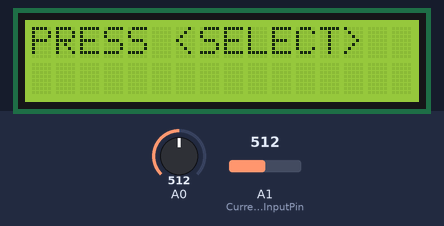
The sketch below on a simulated Arduino Uno, built with avr-gcc and run on an emulated ATmega328P. Shown: 16×2 character LCD. Inputs (shaded band) come from the test bench; at power-on: A0 = 512, A1 (CurrentAnalogInputPin) = 512. What the sketch prints to the serial monitor is not drawn.

Above: at 1.2 s.
1.3 s: A0 set to 581
4.3 s: A0 set to 607
At 5.8 s:
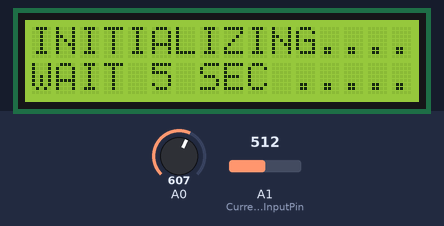
7.3 s: A0 set to 590
At 7.7 s:
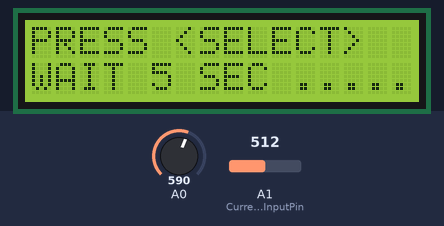
9.5 s: A1 (CurrentAnalogInputPin) set to 610
11.5 s: A1 (CurrentAnalogInputPin) set to 590
14.5 s: A1 (CurrentAnalogInputPin) set to 511
Timing chart, 0 to 17.5 s (numbered marks = the images above; inputs shaded):
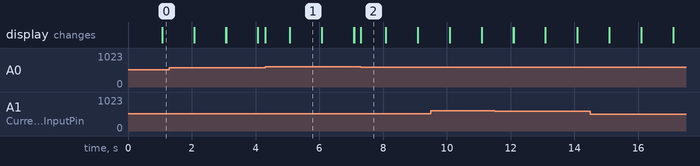

Measured:
- the behaviour switches between 599 and 600 on A0 (found by bisection; images 0 and 1)
- after the input at 4.3 s, the display: changes at once (image 1)
- after the input at 7.3 s, the display: changes at once (image 2)
- what the display in image 1 shows lasts 1.0 s, from 5.1 s to 6.1 s
- what the display in image 2 shows lasts 0.8 s, from 7.3 s to 8.1 s

The sketch:

solarDuino_DcMeasure-DC_Current_Module_with_LCD_Display.ino
```cpp
// DC Current Sensor with LCD Display By Solarduino

// Note Summary
// Note :  Safety is very important when dealing with electricity. We take no responsibilities while you do it at your own risk.
// Note :  This DC Current Sensor Code is for ACS712 current module and Hall effect split core current transformer use.
// Note :  The value shown in Serial Monitor / LCD Display is refreshed every second and is the average value of 1000 sample readings.
// Note :  The current measured is the average value.
// Note :  The auto calibration (currentOffset) is using final value as reference.
// Note :  Press the SELECT button of the LCD Display Shield for auto calibration function.
// Note :  The unit provides reasonable accuracy and may not be comparable with other expensive branded and commercial product.
// Note :  All credit shall be given to Solarduino.

/*/////////////////////////////////////////////////////////////////////////////////////////////////////////////////////////////////////////////////////////////////////////////////////*/////////////*/


        /* 0- General */

        int decimalPrecision = 2;                      // decimal places for all values shown in LED Display & Serial Monitor


        /* 1- DC Current Measurement */

        int CurrentAnalogInputPin = A1;             // Which pin to measure Current Value (A0 is reserved for LCD Shield buttons function)
        float mVperAmpValue = 185;                  // If using ACS712 current module : for 5A module key in 185, for 20A module key in 100, for 30A module key in 66
                                                    // If using "Hall-Effect" Current Transformer, key in value using this formula: mVperAmp = maximum voltage range (in milli volt) / current rating of CT
                                                    /* For example, a 20A Hall-Effect Current Transformer rated at 20A, 2.5V +/- 0.625V, mVperAmp will be 625 mV / 20A = 31.25mV/A */
        float moduleMiddleVoltage = 2500;           /* when there is no reading, the voltage is at 2500mV;*/
        float moduleSupplyVoltage = 5000;           /* supply voltage to current sensor module, default 5000mV*/
        float currentSampleRead  = 0;               /* to read the value of a sample*/
        float currentLastSample  = 0;               /* to count time for each sample. Technically 1 milli second 1 sample is taken */
        float currentSampleSum   = 0;               /* accumulation of sample readings */
        float currentSampleCount = 0;               /* to count number of sample. */
        float currentMean ;                         /* to calculate the average value from all samples*/
        float finalCurrent ;                        /* the final current reading without adding offset value*/
        float finalCurrent2 ;                       /* the final current reading*/


        /* 1.1- DC Current Measurement */

              int OffsetRead = 0;                   /* To switch between functions for auto callibation purpose */
              float currentOffset =0.00 ;           // to Offset deviation and accuracy. Offset any fake current when no current operates.
                                                    // Offset will automatically callibrate when SELECT Button on the LCD Display Shield is pressed.
                                                    // If you do not have LCD Display Shield, look into serial monitor to add or minus the value manually and key in here.
                                                    // 0.26 means add 0.26A to all current measured value.
              float offsetLastSample = 0;           /* to count time for each sample. Technically 1 milli second 1 sample is taken */
              float offsetSampleCount = 0;          /* to count number of sample. */


        /* 2 - LCD Display  */

        #include<LiquidCrystal.h>                   /*Load the liquid Crystal Library (by default already built-it with arduino solftware)*/
        LiquidCrystal LCD(8,9,4,5,6,7);             /*Creating the LiquidCrystal object named LCD */
        unsigned long startMillisLCD;               /* start counting time for LCD Display */
        unsigned long currentMillisLCD;             /* current counting time for LCD Display */
        const unsigned long periodLCD = 1000;       // refresh every X seconds (in seconds) in LED Display. Default 1000 = 1 second


void setup()                                        /* The Codes only run 1 time only when Arduino started.*/

  {

/* 0- General */

    Serial.begin(9600);                             /* In order to see value in serial monitor */

/* 2 - LCD Display  */

    LCD.begin(16,2);                                /*Tell Arduino that our LCD has 16 columns and 2 rows*/
    LCD.setCursor(0,0);                             /*Set LCD to upper left corner of display*/
    startMillisLCD = millis();


  }

void loop()                                         /* The Codes run repeatly over and over again.*/

  {


        /* 0- General */


              /* 0.1- Button Function */

              int buttonRead;
              buttonRead = analogRead (0);                                    // Read analog pin A0. Pin A0 automatically assigned for LCD Display Button function (cannot be changed)

              /*Right button is pressed */
              if (buttonRead < 60)
              {   LCD.setCursor(0,0); LCD.print ("PRESS <SELECT>   "); }

              /* Up button is pressed */
              else if (buttonRead < 200)
              {   LCD.setCursor(0,0); LCD.print ("PRESS <SELECT>   "); }

              /* Down button is pressed */
              else if (buttonRead < 400)
              {   LCD.setCursor(0,0); LCD.print ("PRESS <SELECT>  ");  }

              /* Left button is pressed */
              else if (buttonRead < 600)
              {   LCD.setCursor(0,0); LCD.print ("PRESS <SELECT>   "); }

              /* Select button is pressed */
              else if (buttonRead < 800)
              {
              OffsetRead = 1;                                                  // to activate offset
              LCD.setCursor(0,0);
              LCD.print ("INITIALIZING..... ");
              LCD.setCursor(0,1);
              LCD.print ("WAIT 5 SEC ..... ");
              }


        /* 1- DC Current Measurement */

        if(millis() >= currentLastSample + 1 )                                                                /* every 1 milli second taking 1 reading */
          {
            currentSampleRead = analogRead(CurrentAnalogInputPin)-((moduleMiddleVoltage/moduleSupplyVoltage)*1024);      /* read the sample value */
            currentSampleSum = currentSampleSum + currentSampleRead ;                                         /* accumulate value with older sample readings*/
            currentSampleCount = currentSampleCount + 1;                                                      /* to move on to the next following count */
            currentLastSample = millis();                                                                     /* to reset the time again so that next cycle can start again*/
          }

        if(currentSampleCount == 1000)                                                                        /* after 1000 count or 1000 milli seconds (1 second), do the calculation and display value*/
          {
            currentMean = currentSampleSum/currentSampleCount;                                                /* calculate average value of all sample readings taken*/
            finalCurrent = (((currentMean /1024) *5000) /mVperAmpValue);                                      /* calculate the final RMS current*/
            finalCurrent2 = finalCurrent + currentOffset;
            Serial.print("The Current value is: ");
            Serial.print(finalCurrent2,decimalPrecision);
            Serial.println(" A ");
            currentSampleSum =0;                                                                              /* to reset accumulate sample values for the next cycle */
            currentSampleCount=0;                                                                             /* to reset number of sample for the next cycle */
          }


              /* 1.1 - Offset DC Current */

              if(OffsetRead == 1)
                {
                   currentOffset = 0;                                                                         /* set back currentOffset as default*/
                   if(millis() >= offsetLastSample + 1)
                      {
                        offsetSampleCount = offsetSampleCount + 1;
                        offsetLastSample = millis();
                      }

                   if(offsetSampleCount == 2500)                                                              /* need to wait first offset take into effect.  */
                      {                                                                                       /* So this code is to delay 2.5 seconds after button pressed */
                        currentOffset = - finalCurrent;                                                       /* to offset values */
                        OffsetRead = 0;                                                                       /* until next offset button is pressed*/
                        offsetSampleCount = 0;                                                                /* to reset the time again so that next cycle can start again */
                      }
            }


/* 2 - LCD Display  */

      currentMillisLCD = millis();
      if (currentMillisLCD - startMillisLCD >= periodLCD)
          {
            LCD.setCursor(0,0);                                                                                   /* Set cursor to first colum 0 and second row 1  */
            LCD.print(finalCurrent2,decimalPrecision);                                                             /* display current value in LCD in first row */
            LCD.print("A                        ");
            LCD.setCursor(0,1);
            LCD.print("                           ");
            startMillisLCD = currentMillisLCD ;                                                                   /* Set the starting point again for next counting time */
          }


  }
```
